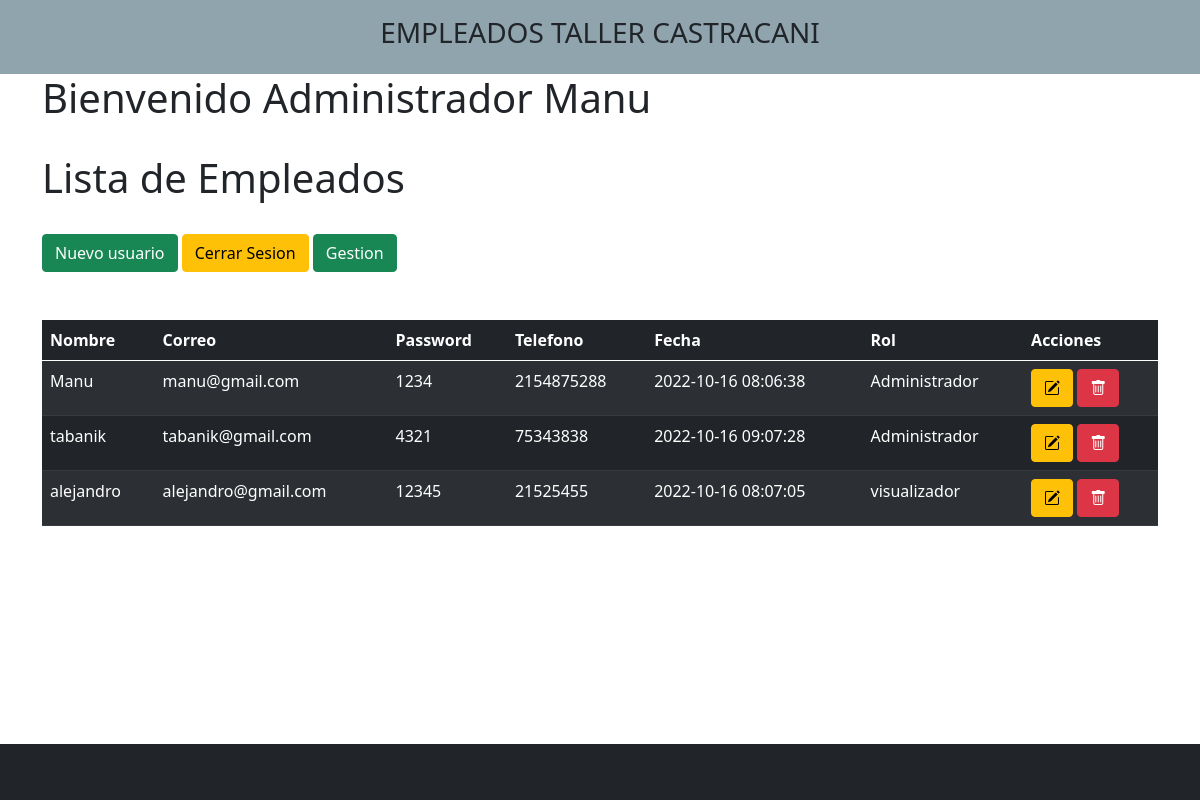
/views/Admin.php (signed in), run on the app's committed database.
### tables this page shows
CREATE TABLE `user` (
  `id` int(11) NOT NULL,
  `nombre` varchar(50) NOT NULL,
  `correo` varchar(50) NOT NULL,
  `telefono` varchar(50) NOT NULL,
  `password` varchar(50) NOT NULL,
  `fecha` timestamp NOT NULL DEFAULT current_timestamp() ON UPDATE current_timestamp(),
  `rol` int(11) NOT NULL
);

CREATE TABLE `permisos` (
  `id` int(11) NOT NULL,
  `rol` varchar(50) NOT NULL
);

### views/Admin.php (the view, shortened to what this page needs)
<!DOCTYPE html>
<html lang="en">
<head>
    <link rel="stylesheet" href="https://cdn.jsdelivr.net/npm/bootstrap@5.0.2/dist/css/bootstrap.min.css">
    <link rel="stylesheet" href="https://cdn.jsdelivr.net/npm/bootstrap-icons@1.5.0/font/bootstrap-icons.css">
  </head>
  <div style="background-color:#90A4AE ;">
          <div class="row">
              <div class="col-md">
                  <header class="py-3">
                      <h3 class="text-center" style="background-color:#90A4AE ;">EMPLEADOS TALLER CASTRACANI</h3>
                  </header>
              </div>
          </div>
      </div>
<div class="container is-fluid">
<div class="col-xs-12">
  		<h1>Bienvenido Administrador <?php echo $_SESSION['nombre']; ?></h1>
      <br>
		<h1>Lista de Empleados</h1>
    <br>
		<div>
			<a class="btn btn-success" href="../index.php">Nuevo usuario
      <i class="fa fa-plus"></i> </a>
      <a class="btn btn-warning" href="../includes/_sesion/cerrarSesion.php">Cerrar Sesion
       </a>
       <a class="btn btn-success" href="../personal/personas.php">Gestion
      <i class="fa fa-plus"></i> </a>
		</div>
		<br>
           <br>
      <table class="table table-striped table-dark " id= "table_id">
                         <thead>
                         <tr>
                        <th>Nombre</th>
                        <th>Correo</th>
                        <th>Password</th>
                        <th>Telefono</th>
                        <th>Fecha</th>
                        <th>Rol</th>
                        <th>Acciones</th>
                        </tr>
                        </thead>
                        <tbody>
				<?php
$conexion=mysqli_connect("localhost","root","","usuario");
$SQL="SELECT user.id, user.nombre, user.correo, user.password, user.telefono,
user.fecha, permisos.rol FROM user
LEFT JOIN permisos ON user.rol = permisos.id";
$dato = mysqli_query($conexion, $SQL);
if($dato -> num_rows >0){
    while($fila=mysqli_fetch_array($dato)){
?>
<tr>
<td><?php echo $fila['nombre']; ?></td>
<td><?php echo $fila['correo']; ?></td>
<td><?php echo $fila['password']; ?></td>
<td><?php echo $fila['telefono']; ?></td>
<td><?php echo $fila['fecha']; ?></td>
<td><?php echo $fila['rol']; ?></td>
<td>
<a class="btn btn-warning" href="editar_user.php?id=<?php echo $fila['id']?> ">
<i class="bi bi-pencil-square"></i> </a>
  <a class="btn btn-danger" href="eliminar_user.php?id=<?php echo $fila['id']?>">
  <i class="bi bi-trash"></i></a>
</td>
</tr>
<?php
}
}else{
    ?>
    <tr class="text-center">
    <td colspan="16">No existen registros</td>
    </tr>
    <?php
}
?>
	</body>
  </table>
<?php include 'template/footer.php' ?>
</html>

### data on the page
user: nombre "Manu", correo "manu@gmail.com", password "1234", telefono "2154875288", fecha "2022-10-16 08:06:38", permisos.rol "Administrador"
user: nombre "tabanik", correo "tabanik@gmail.com", password "4321", telefono "75343838", fecha "2022-10-16 09:07:28", permisos.rol "Administrador"
user: nombre "alejandro", correo "alejandro@gmail.com", password "12345", telefono "21525455", fecha "2022-10-16 08:07:05", permisos.rol "visualizador"

### other printed values
$_SESSION['nombre'] "Manu"
